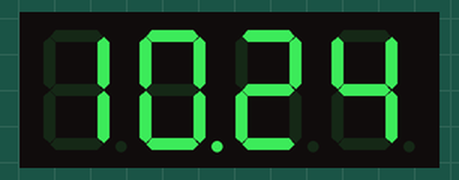
This sketch was run on a simulated Arduino Uno, built with avr-gcc and run on an emulated ATmega328P. Parts: 4-digit seven-segment display. Wiring (inferred from the names in the program): DS1307 clock at I2C address 0x68. The local clock reads 2024-03-15 10:24:30 at power-on unless the sketch sets it.

Above: at 0.1 s.
At 90.1 s:
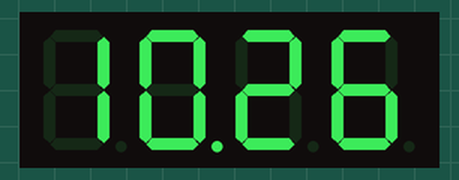

The sketch:

Digital_Clock.ino
```cpp
// (licence header left out)
#include <Wire.h>
#include "RTClib.h"
RTC_DS1307 RTC;
#include "SevSeg.h"

SevSeg sevseg; //Instantiate a seven segment controller object

void setup() {

  Wire.begin();
  RTC.begin();
 //RTC.adjust(DateTime(__DATE__, __TIME__));
// if you need set clock... just remove // from line above this

// part code for flashing LED
Wire.beginTransmission(0x68);
Wire.write(0x07); // move pointer to SQW address
// Wire.write(0x00); // turns the SQW pin off
 Wire.write(0x10); // sends 0x10 (hex) 00010000 (binary) to control register - turns on square wave at 1Hz
// Wire.write(0x13); // sends 0x13 (hex) 00010011 (binary) 32kHz

Wire.endTransmission();
  byte numDigits = 4;
  byte digitPins[] = {6, 9, 10, 12};//change this according to design
  byte segmentPins[] = {7, 11, 14, 16, 17, 8, 13, 15};//this too


  sevseg.begin(COMMON_CATHODE, numDigits, digitPins, segmentPins);
  sevseg.setBrightness(100);
}

void loop() {

 DateTime now = RTC.now();
 int hou;
 hou = now.hour();
 if(hou>12)
 {
  hou=hou-12;
 }
  int timp = hou*100+now.minute();
 // static int time1= 0;

  sevseg.setNumber(timp, 2);

  sevseg.refreshDisplay(); // Must run repeatedly
}

/// END ///
```
